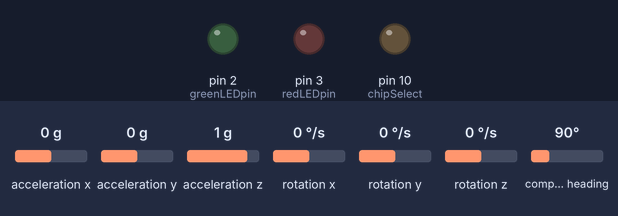
Bench run of a sketch on a simulated Arduino Uno, built with avr-gcc and run on an emulated ATmega328P. On the bench: output pins drawn as LEDs (lit = HIGH). The inputs (shaded band) are chosen by the test bench; at power-on: acceleration x 0 g, acceleration y 0 g, acceleration z 1 g, rotation x 0 °/s, rotation y 0 °/s, rotation z 0 °/s, compass heading 90°. The local clock reads 2024-03-15 10:24:30 at power-on unless the sketch sets it; storage starts empty; what the sketch prints to the serial monitor is not drawn.

Above: at 0.1 s.
At 1.5 s:
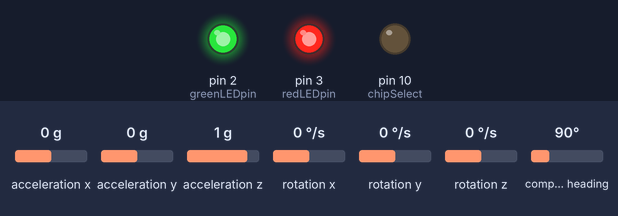
1.6 s: acceleration x set to -1.4 g
3.3 s: acceleration y set to -1.4 g
6.3 s: acceleration z set to -1.4 g
8.1 s: rotation x set to -192 °/s
Timing chart, 0 to 10.9 s (numbered marks = the images above; inputs shaded):
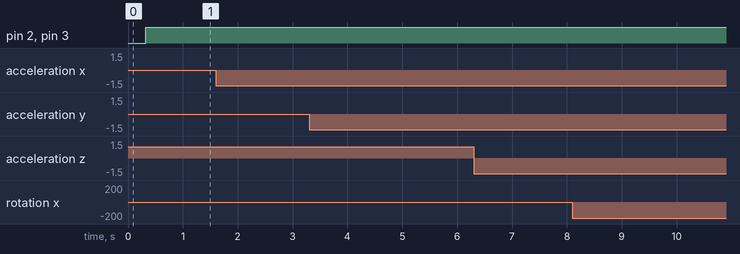

Measured:
- after the input at 1.6 s, every drawn part: stays the same
- after the input at 3.3 s, every drawn part: stays the same
- after the input at 6.3 s, every drawn part: stays the same
- after the input at 8.1 s, every drawn part: stays the same

The sketch:

Gyroscope_and_Acceleration.ino
```cpp
#include <Wire.h>
#include <SD.h>
#include <Adafruit_Sensor.h>
#include <Adafruit_BNO055.h>
#include <utility/imumaths.h>
#include "RTClib.h"
Adafruit_BNO055 bno = Adafruit_BNO055();
RTC_DS1307 RTC;

#define SAMPLE_PERIOD 10
#define WRITE_PERIOD 10*SAMPLE_PERIOD
#define SAVE_MAGNETOMETER_DATA 0
#define SAVE_GYROSCOPE_DATA 1
#define SAVE_EULER_ANGLE_DATA 1
#define SAVE_ACCELEROMETER_DATA 1
#define SAVE_LIN_ACCELERATION_DATA 1
#define SAVE_GRAVITY_DATA 0
#define ECHO_TO_SERIAL 1
#define WAIT_TO_START 0

#define redLEDpin 3
#define greenLEDpin 2

uint32_t writeTime = 0;
const int chipSelect = 10;

File logfile;

void setup(void) {
  // put your setup code here, to run once:
  Serial.begin(9600);
  Serial.println();
  initialize_leds();
  initialize_sd_card();
  Wire.begin();
  initialize_rtc();

  initialize_bno055();
  create_data_header();

}

void loop(void) {
  // put your main code here, to run repeatedly:
  DateTime now;
  delay((SAMPLE_PERIOD - 1) - (millis() % SAMPLE_PERIOD));
  read_and_write_sensor_data();

  if((millis() - writeTime) < WRITE_PERIOD){
    return;
  }
  writeTime = millis();
  logfile.flush();


}


void initialize_sd_card(void){
  Serial.print("Initializing SD card --- ");
  pinMode(chipSelect, OUTPUT);

  if(!SD.begin(chipSelect)){
    error("SD card failed or not present");
  }

  Serial.println("SD card initialized");

  char filename[] = "LOGGER00.CSV";
  for (uint8_t i = 0; i< 100; i++){
    filename[6] = i/10 + '0';
    filename[7] = i%10 + '0';
    if(!SD.exists(filename)){
      logfile = SD.open(filename, FILE_WRITE);
      break;
    }
  }

  if(!logfile){
    error("Could not create data file on SD card.");
  }

  Serial.print("Logging to: ");
  Serial.println(filename);
}

void initialize_rtc(void){
  if(!RTC.begin()){
    error("RTC communication failed!");
  }
}

void initialize_leds(void){
  pinMode(redLEDpin,OUTPUT);
  pinMode(greenLEDpin, OUTPUT);
  digitalWrite(redLEDpin, LOW);
  digitalWrite(greenLEDpin, LOW);
}

void initialize_bno055(void){
  print_SD_and_serial("BNO Section");
  logfile.print("BNO Section");
  if(!bno.begin()){
    error("Cannot connect to BNO055 board");
  }
  bno.setExtCrystalUse(true);
}

void error(char const *str){
  Serial.print("error: ");
  Serial.println(str);
  while(1){
    digitalWrite(redLEDpin, HIGH);
    digitalWrite(greenLEDpin, HIGH);
    delay(500);
    digitalWrite(redLEDpin, LOW);
    digitalWrite(greenLEDpin, LOW);
    delay(500);
  }
}

void print_SD_and_serial(String str){
  logfile.print(str);
  #if ECHO_TO_SERIAL
    Serial.print(str);
  #endif
}
void println_SD_and_serial(String str){
  logfile.println(str);
  #if ECHO_TO_SERIAL
    Serial.print(str);
  #endif
}

void display_calibration_status(uint8_t cal_system,
                                uint8_t cal_magnetometer,
                                uint8_t cal_gyroscope,
                                uint8_t cal_accelerometer){
  uint8_t cal_minimum = 3;
  if (cal_system < cal_minimum){
    cal_minimum = cal_system;
  }

  #if (SAVE_MAGNETOMETER_DATA)
    if(cal_magnetometer <cal_minimum){
      cal_minimum = cal_magnetometer;
    }
  #endif

  #if ((SAVE_GYROSCOPE_DATA) || (SAVE_EULER_ANGLE_DATA))
    if(cal_gyroscope <cal_minimum){
      cal_minimum = cal_gyroscope;
    }
  #endif
  #if ((SAVE_ACCELEROMETER_DATA)||(SAVE_LIN_ACCELERATION_DATA)||(SAVE_GRAVITY_DATA))
    if(cal_accelerometer <cal_minimum){
      cal_minimum = cal_accelerometer;
    }
  #endif


  if (cal_minimum == 0){
    digitalWrite(redLEDpin, LOW);
    digitalWrite(greenLEDpin, LOW);
  }
  if (cal_minimum == 1){
    digitalWrite(redLEDpin, HIGH);
    digitalWrite(greenLEDpin, LOW);
  }
  if (cal_minimum == 2){
    digitalWrite(redLEDpin, LOW);
    digitalWrite(greenLEDpin, HIGH);
  }

  if (cal_minimum == 3){
    digitalWrite(redLEDpin, HIGH);
    digitalWrite(greenLEDpin, HIGH);
  }
}

void create_data_header(void){
  DateTime rtc_time_1 = RTC.now();
  print_SD_and_serial(String("Unix Time: "));
  print_SD_and_serial(String(rtc_time_1.unixtime()));
  println_SD_and_serial(String(""));
  print_SD_and_serial(String("Standard Time: "));
    print_SD_and_serial(String('"'));
  print_SD_and_serial(String(rtc_time_1.year()));
  print_SD_and_serial(String("/"));
  print_SD_and_serial(String(rtc_time_1.month()));
  print_SD_and_serial(String("/"));
  print_SD_and_serial(String(rtc_time_1.day()));
  print_SD_and_serial(String(" "));
  print_SD_and_serial(String(rtc_time_1.hour()));
  print_SD_and_serial(String(":"));
  print_SD_and_serial(String(rtc_time_1.minute()));
  print_SD_and_serial(String(":"));
  print_SD_and_serial(String(rtc_time_1.second()));
  print_SD_and_serial(String('"'));
  println_SD_and_serial(String(""));


  print_SD_and_serial(String("ms"));
  #if (SAVE_MAGNETOMETER_DATA)
    print_SD_and_serial(String(", uT, uT, uT"));
  #endif
  #if (SAVE_GYROSCOPE_DATA)
    print_SD_and_serial(String(", 1/s, 1/s, 1/s"));
  #endif
  #if (SAVE_EULER_ANGLE_DATA)
    print_SD_and_serial(String(", degree, degree, degree"));
  #endif
  #if (SAVE_ACCELEROMETER_DATA)
    print_SD_and_serial(String(", m/s^2, m/s^2, m/s^2"));
  #endif
  #if (SAVE_LIN_ACCELERATION_DATA)
    print_SD_and_serial(String(", m/s^2, m/s^2, m/s^2"));
  #endif
  #if (SAVE_GRAVITY_DATA)
    print_SD_and_serial(String(", m/s^2, m/s^2, m/s^2"));
  #endif
  print_SD_and_serial(String(", N/A"));
  #if (SAVE_MAGNETOMETER_DATA)
    print_SD_and_serial(String(", N/A"));
  #endif
  #if (SAVE_GYROSCOPE_DATA||SAVE_EULER_ANGLE_DATA)
    print_SD_and_serial(String(", N/A"));
  #endif
  #if (SAVE_ACCELEROMETER_DATA||SAVE_LIN_ACCELERATION_DATA||SAVE_GRAVITY_DATA)
   print_SD_and_serial(String(", N/A"));
  #endif
  println_SD_and_serial(String(""));

  print_SD_and_serial(String("t"));
  #if (SAVE_MAGNETOMETER_DATA)
   print_SD_and_serial(String(", B_x, B_y, B_z"));
  #endif
  #if (SAVE_GYROSCOPE_DATA)
    print_SD_and_serial(String(", omega_x, omega_y, omega_z"));
  #endif
  #if (SAVE_EULER_ANGLE_DATA)
    print_SD_and_serial(String(", theta_x, theta_y, theta_z"));
  #endif
  #if (SAVE_ACCELEROMETER_DATA)
   print_SD_and_serial(String(", a_x, a_y, a_z"));
  #endif
  #if (SAVE_LIN_ACCELERATION_DATA)
    print_SD_and_serial(String(", a_lin_x, a_lin_y, a_lin_z"));
  #endif
  #if (SAVE_GRAVITY_DATA)
    print_SD_and_serial(String(", a_g_x, a_g_y, a_g_z"));
  #endif
  print_SD_and_serial(String(", cal_system"));
  #if (SAVE_MAGNETOMETER_DATA)
   print_SD_and_serial(String(", cal_magnet"));
  #endif
  #if (SAVE_GYROSCOPE_DATA||SAVE_EULER_ANGLE_DATA)
    print_SD_and_serial(String(", cal_gyro"));
  #endif
  #if (SAVE_ACCELEROMETER_DATA||SAVE_LIN_ACCELERATION_DATA||SAVE_GRAVITY_DATA)
   print_SD_and_serial(String(", cal_accel"));
  #endif
  println_SD_and_serial(String(""));

}

void read_and_write_sensor_data(void){
  #if (SAVE_MAGNETOMETER_DATA)
    imu::Vector<3> magnetometer_vector;
  #endif
  #if (SAVE_GYROSCOPE_DATA)
    imu::Vector<3> gyroscope_vector;
  #endif
  #if (SAVE_EULER_ANGLE_DATA)
    imu::Vector<3> euler_vector;
  #endif
  #if (SAVE_ACCELEROMETER_DATA)
    imu::Vector<3> accelerometer_vector;
  #endif
  #if (SAVE_LIN_ACCELERATION_DATA)
    imu::Vector<3> linearaccel_vector;
  #endif
  #if (SAVE_GRAVITY_DATA)
    imu::Vector<3> gravity_vector;
  #endif

  uint8_t cal_system, cal_magnetometer, cal_gyroscope, cal_accelerometer;
  cal_system = 0;
  cal_magnetometer = 0;
  cal_gyroscope = 0;
  cal_accelerometer = 0;

  bno.getCalibration(&cal_system, &cal_gyroscope, &cal_accelerometer, &cal_magnetometer);
  display_calibration_status( cal_system, cal_magnetometer, cal_gyroscope, cal_accelerometer );

  #if (SAVE_MAGNETOMETER_DATA)
    magnetometer_vector = bno.getVector(Adafruit_BNO055::VECTOR_MAGNETOMETER);
  #endif
  #if (SAVE_GYROSCOPE_DATA)
    gyroscope_vector = bno.getVector(Adafruit_BNO055::VECTOR_GYROSCOPE);
  #endif
  #if (SAVE_EULER_ANGLE_DATA)
    euler_vector = bno.getVector(Adafruit_BNO055::VECTOR_EULER);
  #endif
  #if (SAVE_ACCELEROMETER_DATA)
    accelerometer_vector = bno.getVector(Adafruit_BNO055::VECTOR_ACCELEROMETER);
  #endif
  #if (SAVE_LIN_ACCELERATION_DATA)
    linearaccel_vector = bno.getVector(Adafruit_BNO055::VECTOR_LINEARACCEL);
  #endif
  #if (SAVE_GRAVITY_DATA)
    gravity_vector = bno.getVector(Adafruit_BNO055::VECTOR_GRAVITY);
  #endif

  unsigned long mcr_time_ms = millis();
  print_SD_and_serial(String(mcr_time_ms));
  #if (SAVE_MAGNETOMETER_DATA)
    print_SD_and_serial(String(", "));
    print_SD_and_serial(String(magnetometer_vector.x()));
    print_SD_and_serial(String(", "));
    print_SD_and_serial(String(magnetometer_vector.y()));
    print_SD_and_serial(String(", "));
    print_SD_and_serial(String(magnetometer_vector.z()));
  #endif
  #if (SAVE_GYROSCOPE_DATA)
    print_SD_and_serial(String(", "));
    print_SD_and_serial(String(gyroscope_vector.x()));
    print_SD_and_serial(String(", "));
    print_SD_and_serial(String(gyroscope_vector.y()));
    print_SD_and_serial(String(", "));
    print_SD_and_serial(String(gyroscope_vector.z()));
  #endif
  #if (SAVE_EULER_ANGLE_DATA)
    print_SD_and_serial(String(", "));
    print_SD_and_serial(String(euler_vector.x()));
    print_SD_and_serial(String(", "));
    print_SD_and_serial(String(euler_vector.y()));
    print_SD_and_serial(String(", "));
    print_SD_and_serial(String(euler_vector.z()));
  #endif
  #if (SAVE_ACCELEROMETER_DATA)
    print_SD_and_serial(String(", "));
    print_SD_and_serial(String(accelerometer_vector.x()));
    print_SD_and_serial(String(", "));
    print_SD_and_serial(String(accelerometer_vector.y()));
    print_SD_and_serial(String(", "));
    print_SD_and_serial(String(accelerometer_vector.z()));
  #endif
  #if (SAVE_LIN_ACCELERATION_DATA)
    print_SD_and_serial(String(", "));
    print_SD_and_serial(String(linearaccel_vector.x()));
    print_SD_and_serial(String(", "));
    print_SD_and_serial(String(linearaccel_vector.y()));
    print_SD_and_serial(String(", "));
    print_SD_and_serial(String(linearaccel_vector.z()));
  #endif
  #if (SAVE_GRAVITY_DATA)
    // This writes the gravitational acceleration vector component variables
    print_SD_and_serial(String(", "));
    print_SD_and_serial(String(gravity_vector.x()));
    print_SD_and_serial(String(", "));
    print_SD_and_serial(String(gravity_vector.y()));
    print_SD_and_serial(String(", "));
    print_SD_and_serial(String(gravity_vector.z()));
  #endif
  print_SD_and_serial(String(", "));
  print_SD_and_serial(String(cal_system));
  #if (SAVE_MAGNETOMETER_DATA)
    print_SD_and_serial(String(", "));
    print_SD_and_serial(String(cal_magnetometer));
  #endif
  #if (SAVE_GYROSCOPE_DATA||SAVE_EULER_ANGLE_DATA)
    print_SD_and_serial(String(", "));
    print_SD_and_serial(String(cal_gyroscope));
  #endif
  #if (SAVE_ACCELEROMETER_DATA||SAVE_LIN_ACCELERATION_DATA||SAVE_GRAVITY_DATA)
    print_SD_and_serial(String(", "));
    print_SD_and_serial(String(cal_accelerometer));
  #endif

  println_SD_and_serial(String(""));

}
```
